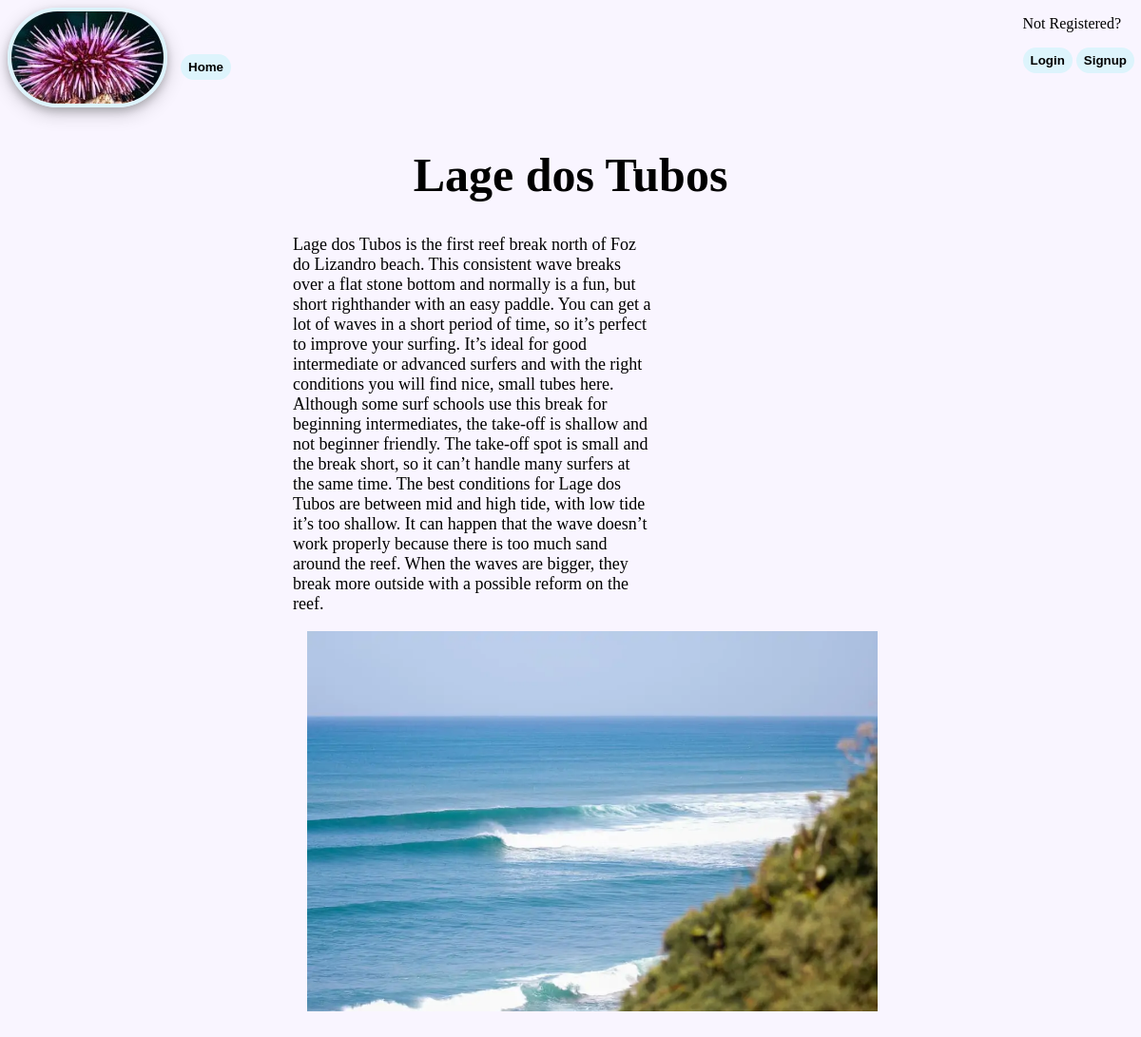
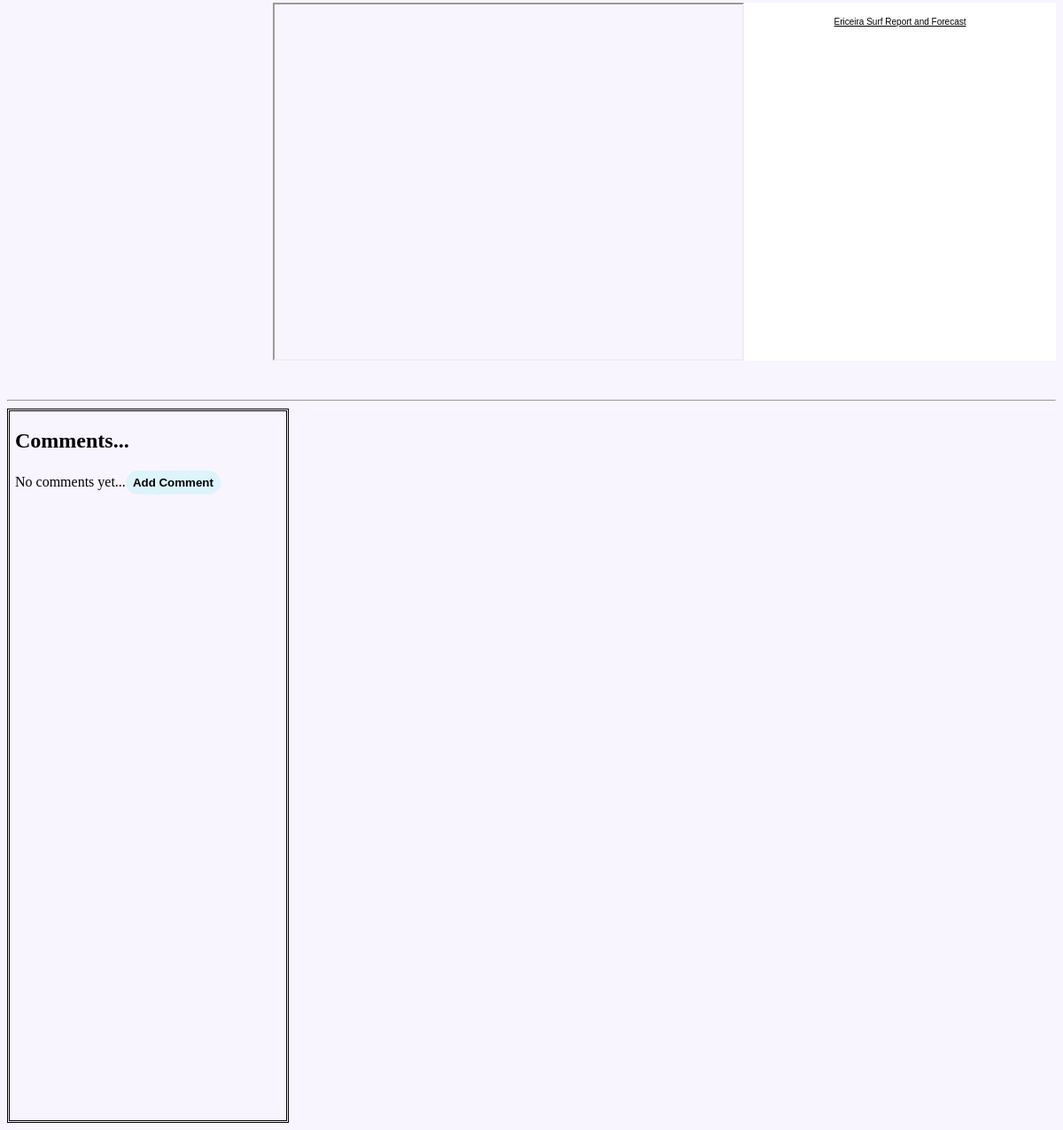
The app's page /homepage/Lage-dos-Tubos/ with its own data (2 pictures, top to bottom).
### spots/models.py (models this page shows, shortened)
class SurfSpots(models.Model):
    title = models.CharField(max_length=100)
    slug = models.SlugField()
    body = models.TextField()
    thumb = models.ImageField(blank=True)
    level = models.CharField(default=None, max_length=100, choices=Levels.choices)
    best_tide = models.CharField(blank=True, max_length=100)
    sea_bed = models.CharField(blank=True, max_length=100)
    break_type = models.CharField(blank=True, max_length=100)
    youtube_id = models.CharField(default="j_U4niuqUhg", max_length=100)

### spots/views.py (the view)
# urls.py: path('<slug:slug>/', views.spot_detail, name="detail"),
def spot_detail(request, slug):
    spot = SurfSpots.objects.get(slug=slug)
    return render(request, 'spots/spot_detail.html', {"spot": spot})

### templates/spots/spot_detail.html (shortened to what this page needs)
{% extends 'base_layout.html' %}
{% block content %}
    <h1 class="title">{{spot.title}}</h1>
<div class="detail">
    <p class="spot-detail">{{spot.body}}</p>
    <img class="detail-img" src="{{spot.thumb.url}}" width="600px">
</div>
<div class="media">
    <iframe width="600" height="400"
        src="https://www.youtube.com/embed/{{spot.youtube_id}}">
    </iframe>
    <div style="width:400px;background:#fff">
        <p>
            <div style="font-family:Arial, Helvetica, sans-serif;text-align:center;font-size:10px;color:#000;height:25px;">
                <a href="http://magicseaweed.com/Ericeira-Surf-Report/198/" style="color:#000;">
                    Ericeira Surf Report and Forecast
                </a>
            </div>
        </p>
    </div>
</div>
<br><br>
<hr>
<div class="comments">
<h2>Comments...</h2>
{% if not spot.comments.all %}
    No comments yet...<a href="{% url 'spots:add_comment' slug=spot.slug %}"><button class="nav-btns">Add Comment</button></a>
{% endif %}
</div>
  {% endblock %}

### assets/styles.css (style rules this page uses)
body { background-color: #f9f5ff; }
.nav-btns { border-radius: 80px; border: none; background-color: #ddf4fc; padding-top: 6px; padding-bottom: 6px; padding-left: 8px; padding-right: 8px; font-weight: 550; }
.title { font-family: bradley hand,cursive; font-size: 50px; font-weight: 700; text-align: center; }
.spot-detail { display: inline-block; font-family: Georgia; font-size: 18px; width: 380px; margin-top: 0px; }
.detail-img { display: inline-block; vertical-align: top; padding-left: 15px; }
.detail { align-items: center; padding-bottom: 30px; padding-left: 300px; }
.media { display: flex; align-items: top; margin-left: 300px; margin-right: auto; }
.comments { display: block; border-style: double; border-size: 2px; padding-left: 6px; padding-right: 6px; height: 800px; width: 300px; overflow: auto; }

### records on screen
SurfSpots: title "Lage dos Tubos", body "Lage dos Tubos is the first reef break north of Foz do Lizandro beach. This consistent wave breaks over a flat stone bottom and normally is a fun, but short righthander with an easy paddle. You can get a lot of waves in a short period of time, so it’s perfect to improve your surfing. It’s ideal for good intermediate or advanced surfers and with the right conditions you will find nice, small tubes here. Although some surf schools use this break for beginning intermediates, the take-off is shallow and not beginner friendly. The take-off spot is small and the break short, so it can’t handle many surfers at the same time. The best conditions for Lage dos Tubos are between mid and high tide,…", thumb (picture)
